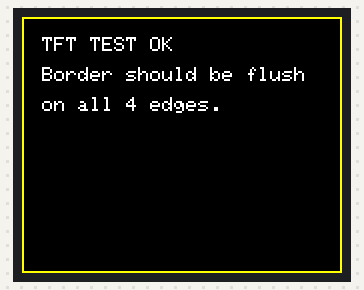
A sketch run on a simulated Arduino Uno, built for the host (arithmetic inside an expression is 32-bit, double 64-bit). Shown: 160×128 colour display. What the sketch prints to the serial monitor is not drawn.

Above: at 5.6 s.

The sketch:

TEST_5_TFT.ino
```cpp
// =================================================================
//  TEST 5 - TFT SCREEN (ST7735) ONLY
//
//  WIRING: CS = GPIO11, RST = GPIO12, DC = GPIO9, MOSI = GPIO10, SCK = GPIO15
// =================================================================

#include <SPI.h>
#include <Adafruit_GFX.h>
#include <Adafruit_ST7735.h>

#define TFT_CS   11
#define TFT_RST  12
#define TFT_DC   9
#define TFT_MOSI 10
#define TFT_SCK  15

class TftWithOffset : public Adafruit_ST7735 {
public:
  TftWithOffset(SPIClass* spiBus, int8_t csPin, int8_t dcPin, int8_t rstPin)
    : Adafruit_ST7735(spiBus, csPin, dcPin, rstPin) {}

  using Adafruit_ST7735::setColRowStart;
};

TftWithOffset tft = TftWithOffset(&SPI, TFT_CS, TFT_DC, TFT_RST);

const int8_t TFT_COL_OFFSET = 2;
const int8_t TFT_ROW_OFFSET = 1;

void setup() {
  Serial.begin(115200);
  delay(1000);

  Serial.println("=== TEST 5: TFT SCREEN ONLY ===");
  Serial.println("CS=11 RST=12 DC=9 MOSI=10 SCK=15");
  Serial.println("");

  pinMode(TFT_RST, OUTPUT);
  digitalWrite(TFT_RST, HIGH);
  delay(100);
  digitalWrite(TFT_RST, LOW);
  delay(100);
  digitalWrite(TFT_RST, HIGH);
  delay(100);

  SPI.begin(TFT_SCK, -1, TFT_MOSI, TFT_CS);
  SPI.setFrequency(1000000);

  tft.initR(INITR_BLACKTAB);
  tft.setRotation(1);
  tft.setColRowStart(TFT_COL_OFFSET, TFT_ROW_OFFSET);

  Serial.println("Screen initialized. Running color fill test...");

  tft.fillScreen(ST7735_RED);
  Serial.println("RED - check full panel is red, no dead areas.");
  delay(1000);

  tft.fillScreen(ST7735_GREEN);
  Serial.println("GREEN");
  delay(1000);

  tft.fillScreen(ST7735_BLUE);
  Serial.println("BLUE");
  delay(1000);

  tft.fillScreen(ST7735_WHITE);
  Serial.println("WHITE - look closely for any noisy/misaligned edge.");
  delay(1000);

  tft.fillScreen(ST7735_BLACK);

  tft.drawRect(0, 0, tft.width(), tft.height(), ST7735_YELLOW);

  tft.setTextColor(ST7735_WHITE);
  tft.setTextSize(1);
  tft.setCursor(10, 10);
  tft.print("TFT TEST OK");
  tft.setCursor(10, 25);
  tft.print("Border should be flush");
  tft.setCursor(10, 40);
  tft.print("on all 4 edges.");

  Serial.println("Border + text drawn. Check border alignment on all edges.");
  Serial.println("");
  Serial.println("=== TEST COMPLETE ===");
}

void loop() {

}
```
